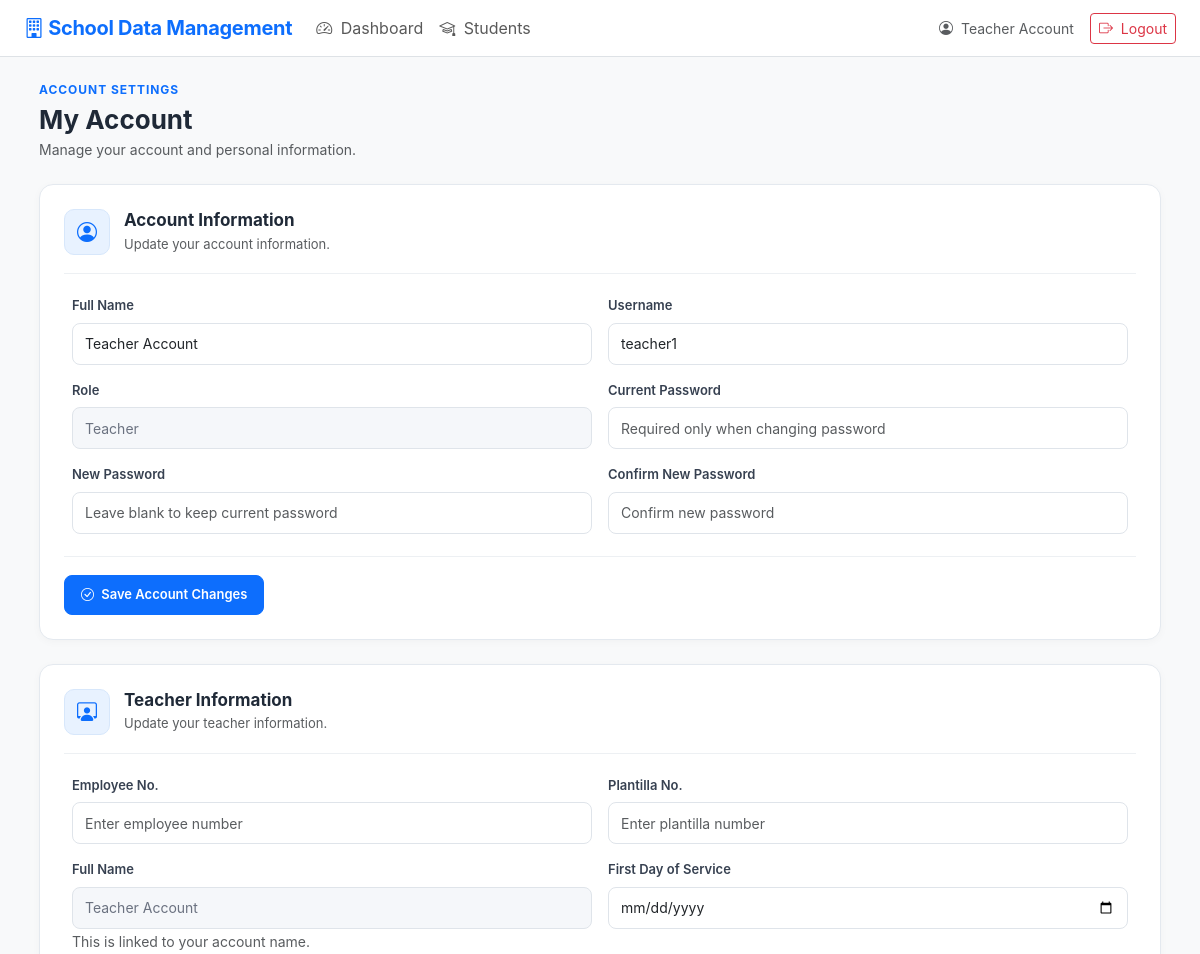
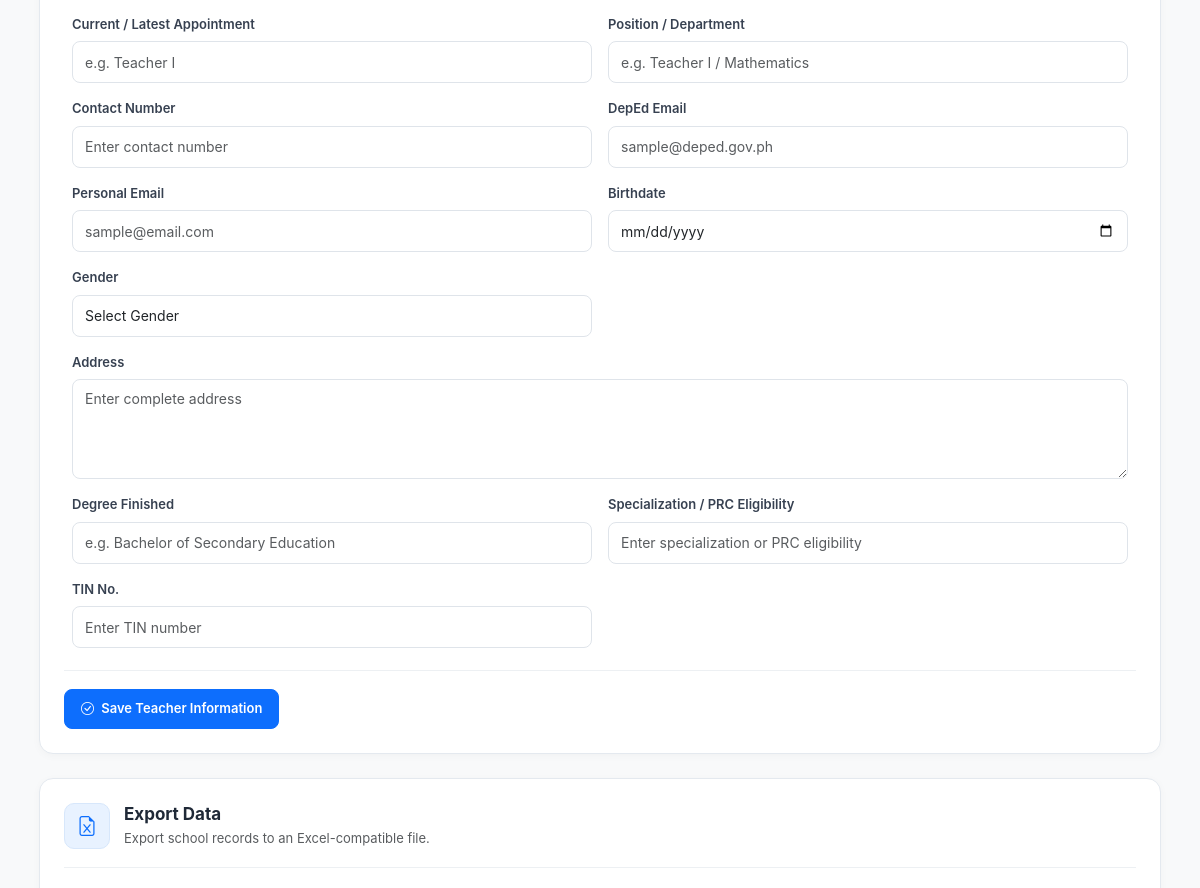
/account.php (signed in, upper part), run on an earlier commit of the app's database (2 pictures, top to bottom).
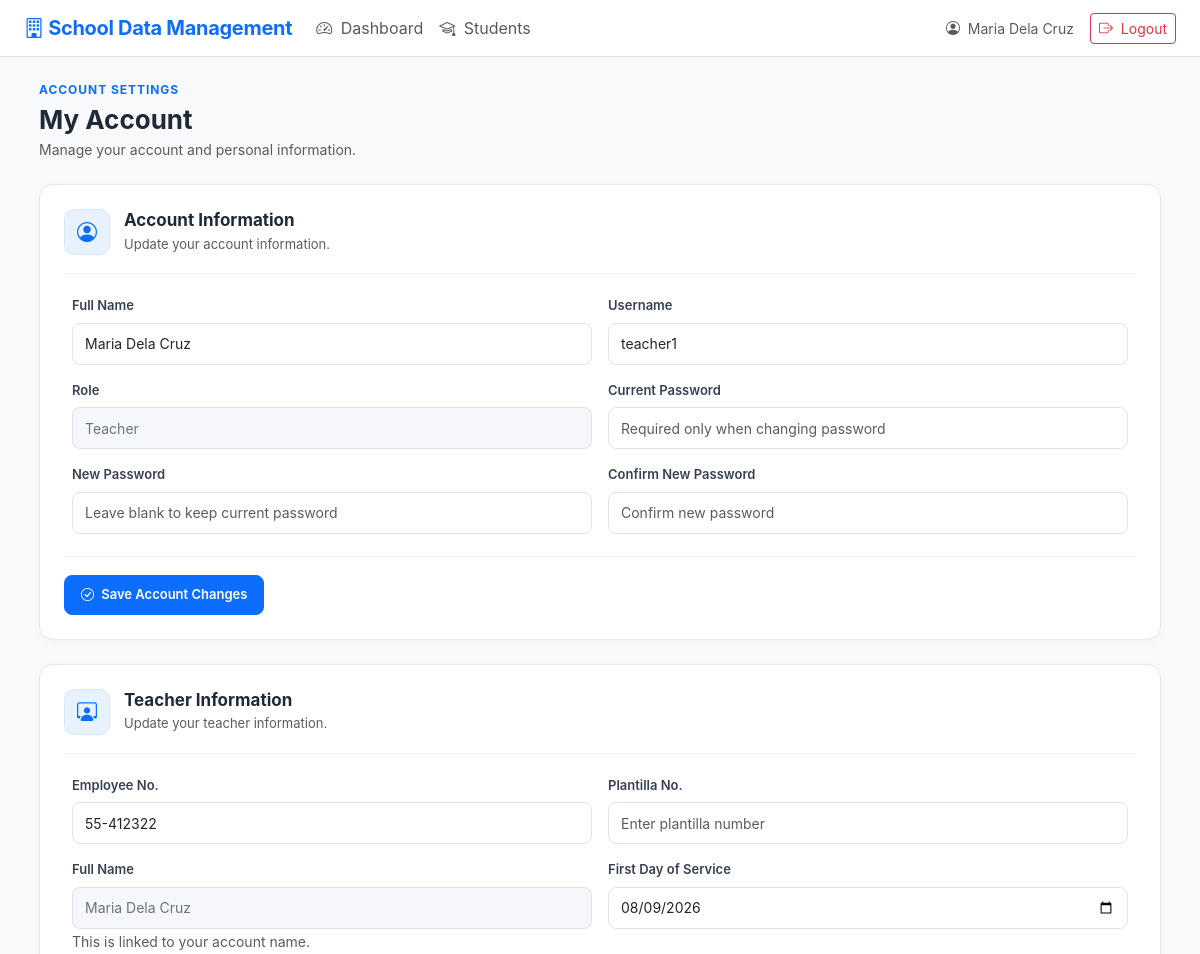
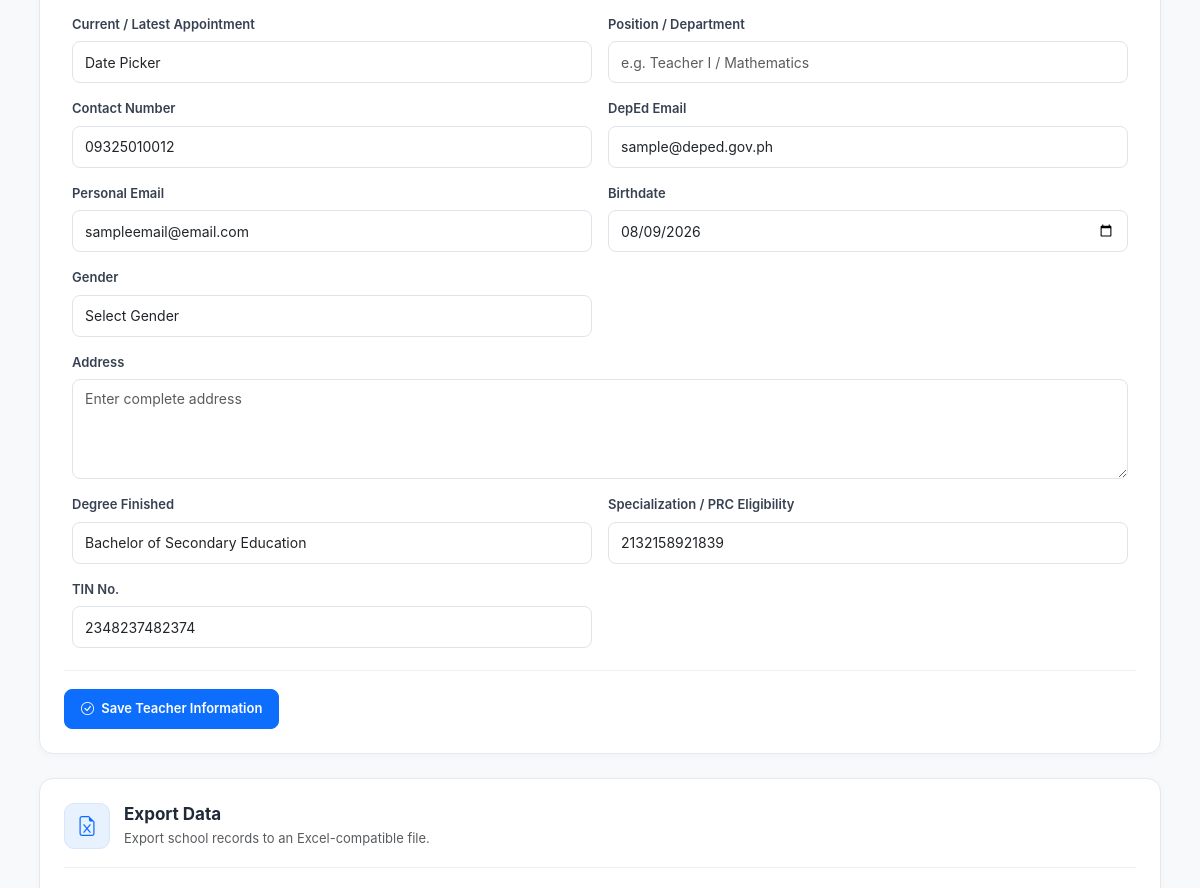
And on a later commit of the database (2 pictures, top to bottom).
### tables this page shows
CREATE TABLE `users` (
  `id` int(10) UNSIGNED NOT NULL,
  `full_name` varchar(150) NOT NULL,
  `username` varchar(80) NOT NULL,
  `password` varchar(255) NOT NULL,
  `role` enum('Administrator','Teacher','Staff') NOT NULL DEFAULT 'Staff',
  `created_at` timestamp NOT NULL DEFAULT current_timestamp()
);

CREATE TABLE `teachers` (
  `id` int(10) UNSIGNED NOT NULL,
  `user_id` int(10) UNSIGNED DEFAULT NULL,
  `employee_id` varchar(50) NOT NULL,
  `photo` varchar(255) DEFAULT NULL,
  `full_name` varchar(150) NOT NULL,
  `date_of_birth` date DEFAULT NULL,
  `gender` varchar(30) DEFAULT NULL,
  `address` text DEFAULT NULL,
  `contact_number` varchar(50) DEFAULT NULL,
  `email` varchar(150) DEFAULT NULL,
  `position_department` varchar(150) DEFAULT NULL,
  `other_info` text DEFAULT NULL,
  `created_at` timestamp NOT NULL DEFAULT current_timestamp(),
  `updated_at` timestamp NOT NULL DEFAULT current_timestamp() ON UPDATE current_timestamp(),
  `plantilla_no` varchar(50) DEFAULT NULL,
  `first_day_of_service` date DEFAULT NULL,
  `current_latest_appointment` varchar(255) DEFAULT NULL,
  `deped_email` varchar(150) DEFAULT NULL,
  `personal_email` varchar(150) DEFAULT NULL,
  `degree_finished` varchar(255) DEFAULT NULL,
  `specialization_prc_eligibility` varchar(255) DEFAULT NULL,
  `tin_no` varchar(30) DEFAULT NULL,
  `birthdate` date DEFAULT NULL
);

### config.php (called while the page is built, shortened)
<?php
function e($value) {
    return htmlspecialchars((string)$value, ENT_QUOTES, 'UTF-8');
}
?>

### account.php (the view, shortened to what the changed rows need)
<?php
require_once __DIR__ . '/config.php';
$userId = (int)($_SESSION['user_id'] ?? 0);
$role   = $_SESSION['role'] ?? '';
$isTeacher = strcasecmp($role, 'Teacher') === 0;
$stmt = $pdo->prepare("
    SELECT id, full_name, username, role
    FROM users
    WHERE id = ?
    LIMIT 1
");
$stmt->execute([$userId]);
$account = $stmt->fetch();
$profile = null;
if ($isTeacher) {
    $stmt = $pdo->prepare("
        SELECT *
        FROM teachers
        WHERE user_id = ?
        LIMIT 1
    ");
    $stmt->execute([$userId]);
    $profile = $stmt->fetch();
}
include 'header.php';
?>
<link rel="stylesheet" href="assets/account.css">
<div class="account-page">
    <div class="account-header">
        <h2 class="fw-bold mb-1">
            My Account
        </h2>
    </div>
    <div class="account-card mb-4">
        <form method="POST" action="account_edit.php">
            <div class="row g-3">
                <div class="col-md-6">
                    <label class="form-label fw-semibold">
                        Full Name
                    </label>
                    <input
                        type="text"
                        name="full_name"
                        class="form-control"
                        value="<?= e($account['full_name']) ?>"
                        required
                    >
                </div>
                <div class="col-md-6">
                    <label class="form-label fw-semibold">
                        Username
                    </label>
                    <input
                        type="text"
                        name="username"
                        class="form-control"
                        value="<?= e($account['username']) ?>"
                        required
                    >
                </div>
                <div class="col-md-6">
                    <label class="form-label fw-semibold">
                        Role
                    </label>
                    <input
                        type="text"
                        class="form-control"
                        value="<?= e($account['role']) ?>"
                        readonly
                    >
                </div>
            </div>
        </form>
    </div>
    <?php if ($isTeacher): ?>
        <div class="account-card mb-4">
            <div class="account-card-header">
                <div class="account-icon">
                    <i class="bi bi-person-workspace"></i>
                </div>
                <div>
                    <h5 class="mb-1">
                        Teacher Information
                    </h5>
                    <p class="text-muted mb-0">
                        Update your teacher information.
                    </p>
                </div>
            </div>
            <form method="POST" action="account_edit.php">
                <div class="row g-3">
                    <div class="col-md-6">
                        <label class="form-label">
                            Employee No.
                        </label>
                        <input
                            type="text"
                            name="employee_id"
                            class="form-control"
                            value="<?= e($profile['employee_id'] ?? '') ?>"
                            placeholder="Enter employee number"
                        >
                    </div>
                    <div class="col-md-6">
                        <label class="form-label">
                            Plantilla No.
                        </label>
                        <input
                            type="text"
                            name="plantilla_no"
                            class="form-control"
                            value="<?= e($profile['plantilla_no'] ?? '') ?>"
                            placeholder="Enter plantilla number"
                        >
                    </div>
                    <div class="col-md-6">
                        <label class="form-label">
                            Full Name
                        </label>
                        <input
                            type="text"
                            class="form-control"
                            value="<?= e($account['full_name']) ?>"
                            readonly
                        >
                        <small class="text-muted">
                            This is linked to your account name.
                        </small>
                    </div>
                    <div class="col-md-6">
                        <label class="form-label">
                            First Day of Service
                        </label>
                        <input
                            type="date"
                            name="first_day_of_service"
                            class="form-control"
                            value="<?= e($profile['first_day_of_service'] ?? '') ?>"
                        >
                    </div>
                    <div class="col-md-6">
                        <label class="form-label">
                            Current / Latest Appointment
                        </label>
                        <input
                            type="text"
                            name="current_latest_appointment"
                            class="form-control"
                            value="<?= e($profile['current_latest_appointment'] ?? '') ?>"
                            placeholder="e.g. Teacher I"
                        >
                    </div>
                    <div class="col-md-6">
                        <label class="form-label">
                            Position / Department
                        </label>
                        <input
                            type="text"
                            name="position_department"
                            class="form-control"
                            value="<?= e($profile['position_department'] ?? '') ?>"
                            placeholder="e.g. Teacher I / Mathematics"
                        >
                    </div>
                    <div class="col-md-6">
                        <label class="form-label">
                            Contact Number
                        </label>
                        <input
                            type="text"
                            name="contact_number"
                            class="form-control"
                            value="<?= e($profile['contact_number'] ?? '') ?>"
                            placeholder="Enter contact number"
                        >
                    </div>
                    <div class="col-md-6">
                        <label class="form-label">
                            DepEd Email
                        </label>
                        <input
                            type="email"
                            name="deped_email"
                            class="form-control"
                            value="<?= e($profile['deped_email'] ?? '') ?>"
                            placeholder="sample@deped.gov.ph"
                        >
                    </div>
                    <div class="col-md-6">
                        <label class="form-label">
                            Personal Email
                        </label>
                        <input
                            type="email"
                            name="personal_email"
                            class="form-control"
                            value="<?= e($profile['personal_email'] ?? '') ?>"
                            placeholder="sample@email.com"
                        >
                    </div>
                    <div class="col-md-6">
                        <label class="form-label">
                            Birthdate
                        </label>
                        <input
                            type="date"
                            name="birthdate"
                            class="form-control"
                            value="<?= e($profile['birthdate'] ?? '') ?>"
                        >
                    </div>
                    <div class="col-md-6">
                        <label class="form-label">
                            Gender
                        </label>
                        <select
                            name="gender"
                            class="form-select"
                        >
                            <option value="">
                                Select Gender
                            </option>
                        </select>
                    </div>
                    <div class="col-12">
                        <label class="form-label">
                            Address
                        </label>
                        <textarea
                            name="address"
                            class="form-control"
                            rows="3"
                            placeholder="Enter complete address"
                        ><?= e($profile['address'] ?? '') ?></textarea>
                    </div>
                    <div class="col-md-6">
                        <label class="form-label">
                            Degree Finished
                        </label>
                        <input
                            type="text"
                            name="degree_finished"
                            class="form-control"
                            value="<?= e($profile['degree_finished'] ?? '') ?>"
                            placeholder="e.g. Bachelor of Secondary Education"
                        >
                    </div>
                    <div class="col-md-6">
                        <label class="form-label">
                            Specialization / PRC Eligibility
                        </label>
                        <input
                            type="text"
                            name="specialization_prc_eligibility"
                            class="form-control"
                            value="<?= e($profile['specialization_prc_eligibility'] ?? '') ?>"
                            placeholder="Enter specialization or PRC eligibility"
                        >
                    </div>
                    <div class="col-md-6">
                        <label class="form-label">
                            TIN No.
                        </label>
                        <input
                            type="text"
                            name="tin_no"
                            class="form-control"
                            value="<?= e($profile['tin_no'] ?? '') ?>"
                            placeholder="Enter TIN number"
                        >
                    </div>
                </div>
                <div class="mt-4">
                    <button
                        type="submit"
                        class="btn btn-primary"
                    >
                        <i class="bi bi-check-circle me-1"></i>
                        Save Teacher Information
                    </button>
                </div>
            </form>
        </div>
    <?php endif; ?>
</div>
<?php include 'footer.php'; ?>

### header.php (shortened to what the changed rows need)
<?php
require_once __DIR__ . '/config.php';
?>
<!doctype html>
<html lang="en">
<head>
    <link
        href="https://cdn.jsdelivr.net/npm/bootstrap@5.3.3/dist/css/bootstrap.min.css"
        rel="stylesheet"
    >
    <link
        href="https://cdn.jsdelivr.net/npm/bootstrap-icons@1.11.3/font/bootstrap-icons.css"
        rel="stylesheet"
    >
    <link href="assets/style.css" rel="stylesheet">
    <link href="assets/navigation.css" rel="stylesheet">
</head>
<body class="bg-light">
<?php if (!empty($_SESSION['user_id'])): ?>
<nav class="navbar navbar-expand-lg bg-white border-bottom sticky-top">
    <div class="container-fluid px-4">
        <a
            class="navbar-brand fw-bold text-primary"
            href="index.php"
        >
            <i class="bi bi-building"></i>
            School Data Management
        </a>
        <div
            class="collapse navbar-collapse"
            id="mainNav"
        >
            <ul class="navbar-nav me-auto mb-2 mb-lg-0">
                <li class="nav-item">
                    <a
                        class="nav-link"
                        href="index.php"
                    >
                        <i class="bi bi-speedometer2 me-1"></i>
                        Dashboard
                    </a>
                </li>
                <li class="nav-item">
                    <a
                        class="nav-link"
                        href="students.php"
                    >
                        <i class="bi bi-mortarboard me-1"></i>
                        Students
                    </a>
                </li>
            </ul>
            <div class="d-flex align-items-center gap-3">
                <a
                    href="account.php"
                    class="text-decoration-none text-muted small"
                >
                    <i class="bi bi-person-circle me-1"></i>
                    <?= e($_SESSION['full_name'] ?? 'User') ?>
                </a>
                <a
                    class="btn btn-outline-danger btn-sm"
                    href="logout.php"
                >
                    <i class="bi bi-box-arrow-right me-1"></i>
                    Logout
                </a>
            </div>
        </div>
    </div>
</nav>
<?php endif; ?>
<main class="container-fluid px-4 py-4">

What changed in the data, as far as the page shows it:
changed users "teacher1": full_name "Teacher Account" → "Maria Dela Cruz"
added teachers: employee_id "55-412322", first_day_of_service "08/09/2026", current_latest_appointment "Date Picker", contact_number "09325010012", deped_email "sample@deped.gov.ph", personal_email "sampleemail@email.com", birthdate "08/09/2026", degree_finished "Bachelor of Secondary Education", specialization_prc_eligibility "2132158921839", tin_no "2348237482374"
Also different on the page:
$_SESSION['full_name']: "Teacher Account" → "Maria Dela Cruz"
